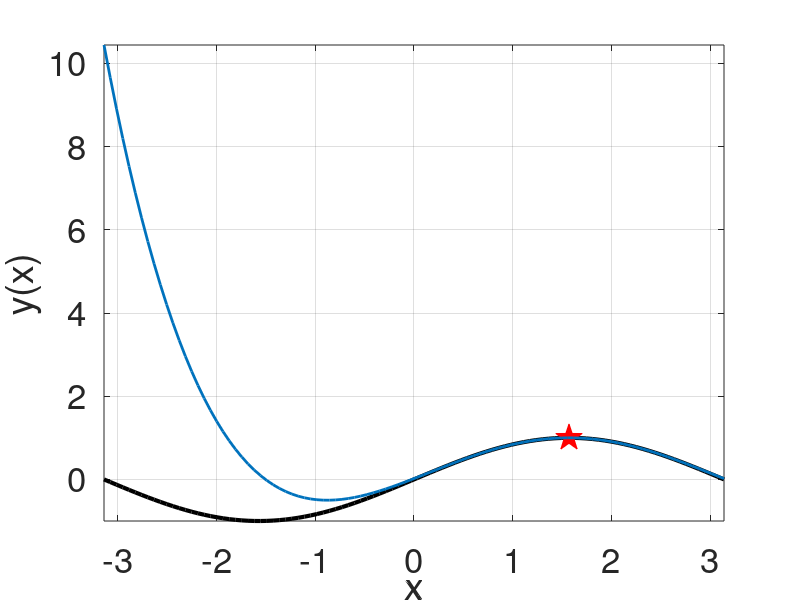

Source code (MATLAB):
% script to demonstrate Taylor series expansion
% Rishav Mallick, EOS, 2021

clear

ng = 100;
x = linspace(-1*pi,1*pi,ng)';

% specify function to be approximated
y = @(x) sin(x);
% about which point
x0 = pi/2;

% Taylor series
taylor1 = y(x0) + (x-x0).*cos(x0);
taylor2 = y(x0) + (x-x0).*cos(x0) - sin(x0)/factorial(2).*(x-x0).^2;
taylor3 = y(x0) + (x-x0).*cos(x0) - sin(x0)/factorial(2).*(x-x0).^2 - cos(x0)/factorial(3).*(x-x0).^3;
taylor4 = y(x0) + (x-x0).*cos(x0) - sin(x0)/factorial(2).*(x-x0).^2 - cos(x0)/factorial(3).*(x-x0).^3 + sin(x0)/factorial(4).*(x-x0).^4;
taylor5 = y(x0) + (x-x0).*cos(x0) - sin(x0)/factorial(2).*(x-x0).^2 - cos(x0)/factorial(3).*(x-x0).^3 + sin(x0)/factorial(4).*(x-x0).^4 + cos(x0)/factorial(5).*(x-x0).^5;

taylorexp = y(x0) + (x-x0).*cos(x0) - sin(x0)/factorial(2).*(x-x0).^2 ...
     - cos(x0)/factorial(3).*(x-x0).^3 + sin(x0)/factorial(4).*(x-x0).^4 ...
    + cos(x0)/factorial(5).*(x-x0).^5 - sin(x0)/factorial(6).*(x-x0).^6 ...
    - cos(x0)/factorial(7).*(x-x0).^7 + sin(x0)/factorial(8).*(x-x0).^8 ...
    + cos(x0)/factorial(9).*((x-x0).^9) - sin(x0)./factorial(10).*(x-x0).^10;

%% plot figure comparing different approximations

figure(1),clf

plot(x,y(x),'k-','LineWidth',3), hold on
plot(x0,y(x0),'rp','MarkerFaceColor','r','MarkerSize',20)
% plot(x,taylor1,'-','LineWidth',2)
% plot(x,taylor2,'-','LineWidth',2)
% plot(x,taylor3,'-','LineWidth',2)
plot(x,taylor4,'-','LineWidth',2)
% plot(x,taylor5,'-','LineWidth',2)

% plot(x,taylorexp,'--','LineWidth',3)

axis tight, grid on
xlabel('x'),ylabel('y(x)')
set(gca,'FontSize',25)